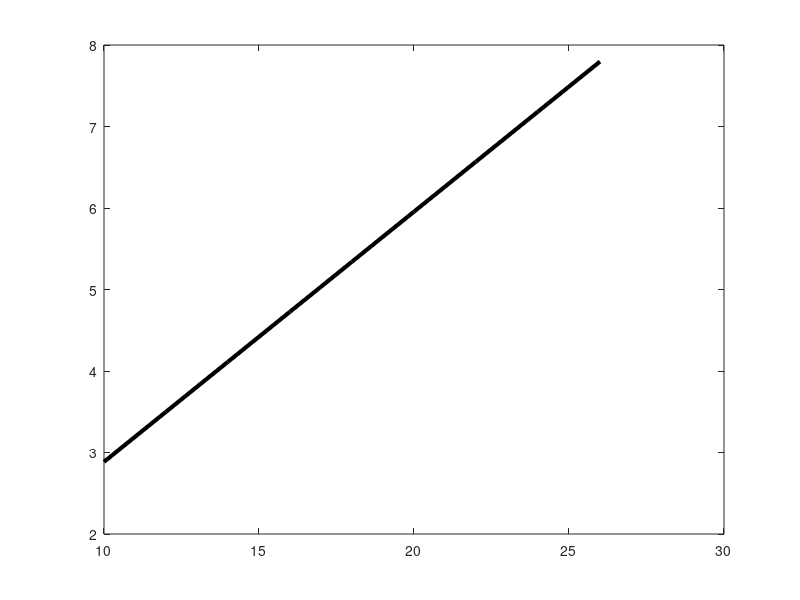

Recreate this plot in MATLAB.
u =(10:2:26);
i =[0.065 0.081 0.099 0.117 0.137 0.156 0.177 0.200 0.220];
v1=[2.795 3.582 4.286 4.648 5.133 6.056 6.587 7.180 7.803];
r=0.5*103.84*10^(-3);
s=pi*r*r;
rho=1.185;
p0=u.*i
p1=0.5.*rho.*s.*(v1.^3)
ita=p1./p0

uv=scatter(u, v1, 200, 'k', '.');


M=[u' ones(9,1)];
k=M\(v1');
v1pre=(M*k)';

plot(u, v1pre, '-k', 'LineWidth', 3);
